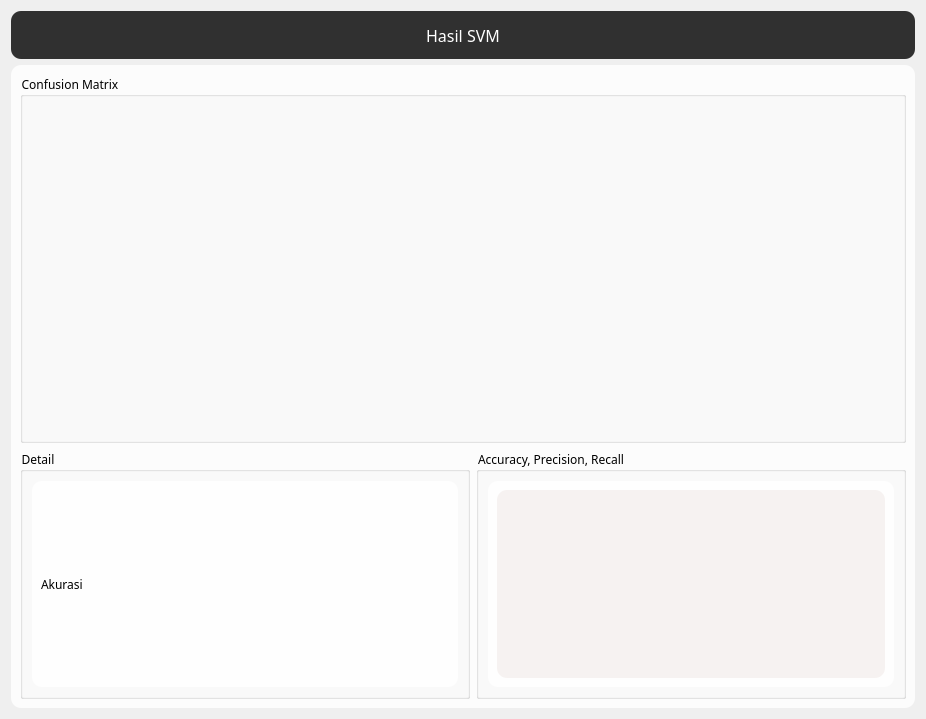
<?xml version="1.0" encoding="UTF-8"?>
<ui version="4.0">
 <class>SVM</class>
 <widget class="QWidget" name="SVM">
  <property name="geometry">
   <rect>
    <x>0</x>
    <y>0</y>
    <width>926</width>
    <height>719</height>
   </rect>
  </property>
  <property name="windowTitle">
   <string>SVM</string>
  </property>
  <property name="styleSheet">
   <string notr="true">*{
font-family:century gothic;
}
</string>
  </property>
  <layout class="QVBoxLayout" name="verticalLayout">
   <item>
    <widget class="QFrame" name="frame">
     <property name="minimumSize">
      <size>
       <width>0</width>
       <height>48</height>
      </size>
     </property>
     <property name="maximumSize">
      <size>
       <width>16777215</width>
       <height>48</height>
      </size>
     </property>
     <property name="styleSheet">
      <string notr="true">QFrame
{
	background:rgba(0, 0, 0, 0.8);
	border-radius:10px;
	opacity: 0.5;
}

QLabel
{
color:white;
font-size:16px;
background:transparent;
}</string>
     </property>
     <property name="frameShape">
      <enum>QFrame::StyledPanel</enum>
     </property>
     <property name="frameShadow">
      <enum>QFrame::Raised</enum>
     </property>
     <layout class="QVBoxLayout" name="verticalLayout_2">
      <item>
       <widget class="QLabel" name="label">
        <property name="styleSheet">
         <string notr="true">font: 75 16pt &quot;MS Shell Dlg 2&quot;;</string>
        </property>
        <property name="text">
         <string>Hasil SVM</string>
        </property>
        <property name="alignment">
         <set>Qt::AlignCenter</set>
        </property>
       </widget>
      </item>
     </layout>
    </widget>
   </item>
   <item>
    <widget class="QFrame" name="frame_2">
     <property name="styleSheet">
      <string notr="true">QFrame
{
	background:rgba(255, 255, 255, 0.8);
	border-radius:10px;
	opacity: 0.5;
}

QPushButton
{
border-radius:15px;
font-size:18px;
color: white;
background:transparent;
}


QToolButton
{
background:transparent;
border-radius:40px;
background:transparent;
}

QLabel
{
color:black;
font-size:12px;
background:transparent;
}

QLineEdit
{
background:transparent;
border:none;
color:#717072;
border-bottom:1px solid #717072;
}

QTableView
{
background:rgba(234, 226, 223, 0.4);
border:none;
}</string>
     </property>
     <property name="frameShape">
      <enum>QFrame::StyledPanel</enum>
     </property>
     <property name="frameShadow">
      <enum>QFrame::Raised</enum>
     </property>
     <layout class="QGridLayout" name="gridLayout">
      <item row="1" column="1">
       <widget class="QGroupBox" name="groupBox_2">
        <property name="minimumSize">
         <size>
          <width>0</width>
          <height>250</height>
         </size>
        </property>
        <property name="maximumSize">
         <size>
          <width>16777215</width>
          <height>250</height>
         </size>
        </property>
        <property name="title">
         <string>Accuracy, Precision, Recall</string>
        </property>
        <layout class="QVBoxLayout" name="verticalLayout_4">
         <item>
          <widget class="QFrame" name="frame_3">
           <property name="frameShape">
            <enum>QFrame::StyledPanel</enum>
           </property>
           <property name="frameShadow">
            <enum>QFrame::Raised</enum>
           </property>
           <layout class="QVBoxLayout" name="verticalLayout_6">
            <item>
             <widget class="QTableView" name="tableView"/>
            </item>
           </layout>
          </widget>
         </item>
        </layout>
       </widget>
      </item>
      <item row="1" column="0">
       <widget class="QGroupBox" name="groupBox_3">
        <property name="minimumSize">
         <size>
          <width>450</width>
          <height>0</height>
         </size>
        </property>
        <property name="maximumSize">
         <size>
          <width>16777215</width>
          <height>250</height>
         </size>
        </property>
        <property name="title">
         <string>Detail</string>
        </property>
        <layout class="QVBoxLayout" name="verticalLayout_5">
         <item>
          <widget class="QFrame" name="frame_4">
           <property name="frameShape">
            <enum>QFrame::StyledPanel</enum>
           </property>
           <property name="frameShadow">
            <enum>QFrame::Raised</enum>
           </property>
           <layout class="QGridLayout" name="gridLayout_2">
            <item row="0" column="0">
             <widget class="QLabel" name="label_2">
              <property name="text">
               <string>Akurasi</string>
              </property>
             </widget>
            </item>
            <item row="0" column="1">
             <widget class="QLabel" name="txtAkurasi">
              <property name="font">
               <font>
                <family>century gothic</family>
                <pointsize>-1</pointsize>
                <weight>75</weight>
                <bold>true</bold>
               </font>
              </property>
              <property name="text">
               <string/>
              </property>
             </widget>
            </item>
           </layout>
          </widget>
         </item>
        </layout>
       </widget>
      </item>
      <item row="0" column="0" colspan="2">
       <widget class="QGroupBox" name="groupBox">
        <property name="title">
         <string>Confusion Matrix</string>
        </property>
        <layout class="QVBoxLayout" name="verticalLayout_3">
         <item>
          <widget class="QWidget" name="widgetSVM" native="true"/>
         </item>
        </layout>
       </widget>
      </item>
     </layout>
    </widget>
   </item>
  </layout>
 </widget>
 <resources/>
 <connections/>
</ui>
